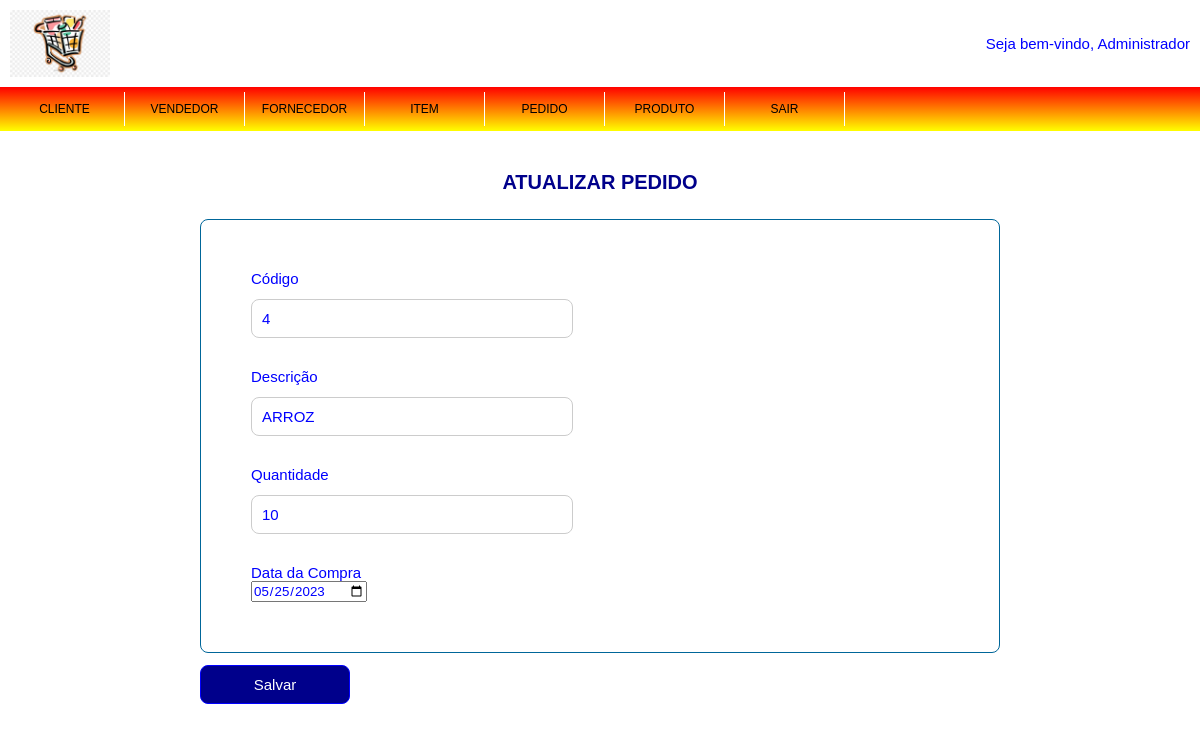
The page /admin/pedido/editar.php?codigo_pedido=4 (signed in) on the database its author committed.
### tables this page shows
CREATE TABLE `pedido` (
  `codigo_pedido` int(11) NOT NULL,
  `codigo_cliente` int(11) NOT NULL,
  `codigo_vendedor` int(11) NOT NULL,
  `descricao` varchar(50) NOT NULL,
  `quantidade` int(11) NOT NULL,
  `data_compra` date NOT NULL
);

### admin/pedido/editar.php (the view)
<?php require('../topo_admin.php');
	require('../../conexao.php');
	$codigo_pedido = $_GET['codigo_pedido'];
	$select_pedido = mysqli_query($conexao, "SELECT * FROM pedido WHERE codigo_pedido = $codigo_pedido");
		if (mysqli_num_rows($select_pedido) > 0) {
			$dados_pedido = mysqli_fetch_assoc($select_pedido);
		} else {
			echo "<script> alert ('NÃO EXISTEM PEDIDOS CADASTRADOS!');</script>";
			echo "<script> window.location.href='$url_admin/pedido';</script>";
		}
?>
		<form id="form_pedido" name="form_pedido" method="post" action="salvar.php" class="form_pedido">
			<div><h1>ATUALIZAR PEDIDO</h1></div>
				<div class="agrupamento_pedido">
						<div>
							<div><label>Código</label></div>
							<div><input type="text" id="codigo_pedido" name="codigo_pedido" value="<?php echo $dados_pedido['codigo_pedido'];?>" readonly></div>
						</div>
						<div>
							<div><label>Descrição</label></div>
							<div><input type="text" id="descricao" name="descricao" value="<?php echo $dados_pedido['descricao'];?>" required autofocus></div>
						</div>
						<div>
							<div><label>Quantidade</label></div>
							<div><input type="text" id="quantidade" name="quantidade" value="<?php echo $dados_pedido['quantidade'];?>" required autofocus></div>
						</div>
						<div>
							<div><label>Data da Compra</label></div>
							<div><input type="date" id="data_compra" name="data_compra" value="<?php echo $dados_pedido['data_compra'];?>" required autofocus></div>
						</div>
				</div>
				<div><input type="submit" id="btn_entrar" name="btn_entrar" value="Salvar"></div>
		</form>
</body>
</html>

### css/estilo.css (style rules this page uses)
* { margin: 0; padding: 0; font-family: Arial, Helvetica, sans-serif; color: blue; }
html { font-size: 62.5%; }
h1 { font-size: 4rem; margin-bottom: 2.5rem; color: #00008B; text-align: center; }
label, input[type="text"], input[type="password"],input[type="submit"] { font-size: 1.5rem; }
input[type="text"], input[type="password"] { width: 300px; padding: 1.0rem; margin-top: 1.2rem; margin-bottom: 3rem; border: 1px solid #CCC; border-radius: 8px; }
input[type="submit"] { color: #FFF; width: 325px; padding: 1.0rem; margin-top: 1.2rem; margin-bottom: 1.2rem; border: 1px solid #CCC; border-radius: 8px; background: #00008B; border: 0; border: 1px solid blue; border-radius: 8px; clienter: pointer; }
.form_pedido { width: 800px; margin: 4rem auto; }
.form_pedido > div > h1 { font-size: 2rem; }
.form_pedido > div > input[type="submit"] { width: 150px; }
.agrupamento_pedido { display:flex; flex-direction: column; align-items: left; border: 1px solid #069; padding: 5rem; border-radius: 8px; }

### rows shown on the page
pedido: codigo_pedido "4", descricao "ARROZ", quantidade "10", data_compra "05/25/2023"

### other values the page prints
$_SESSION['nome_completo_login'] "Administrador"
